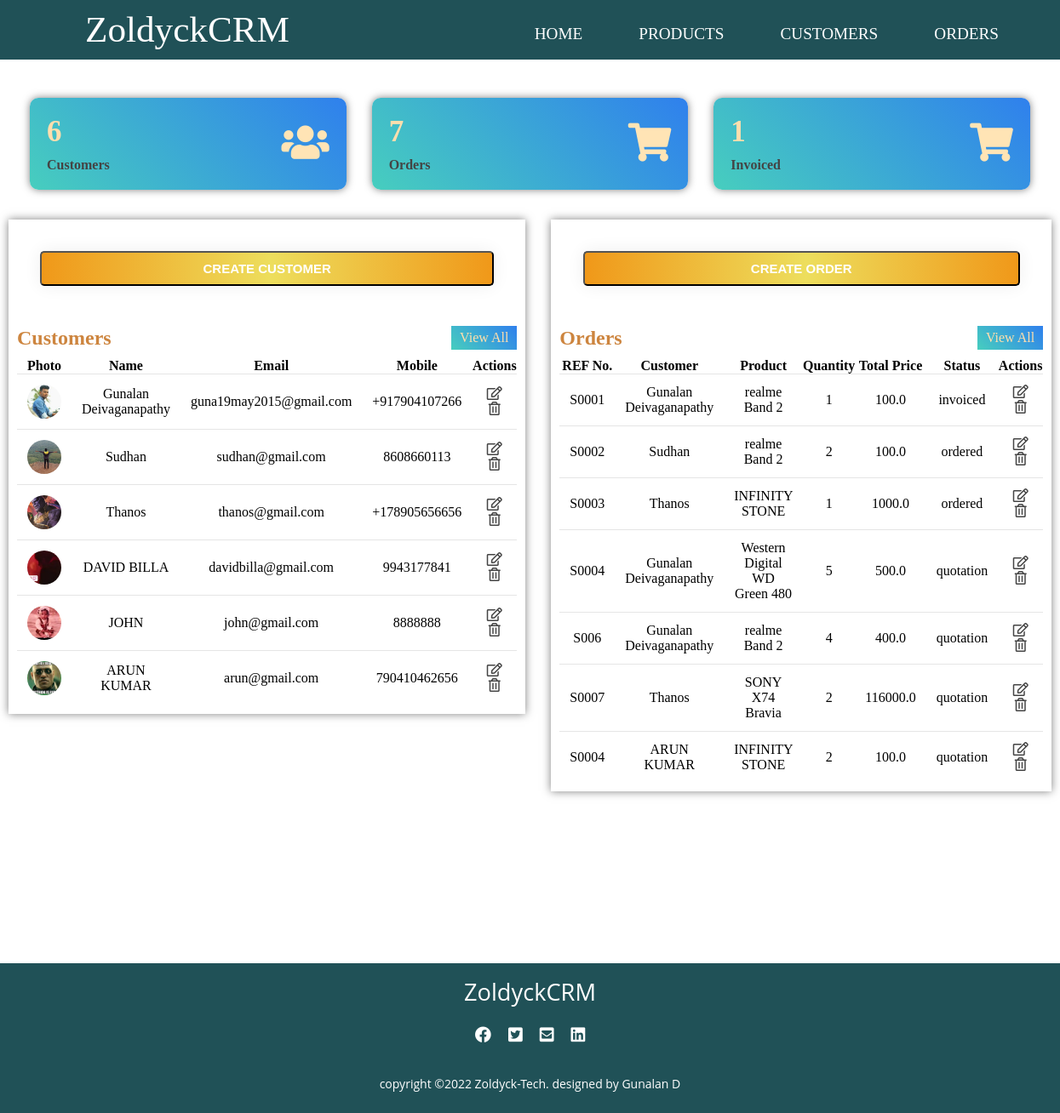
Before: / with the older database file.
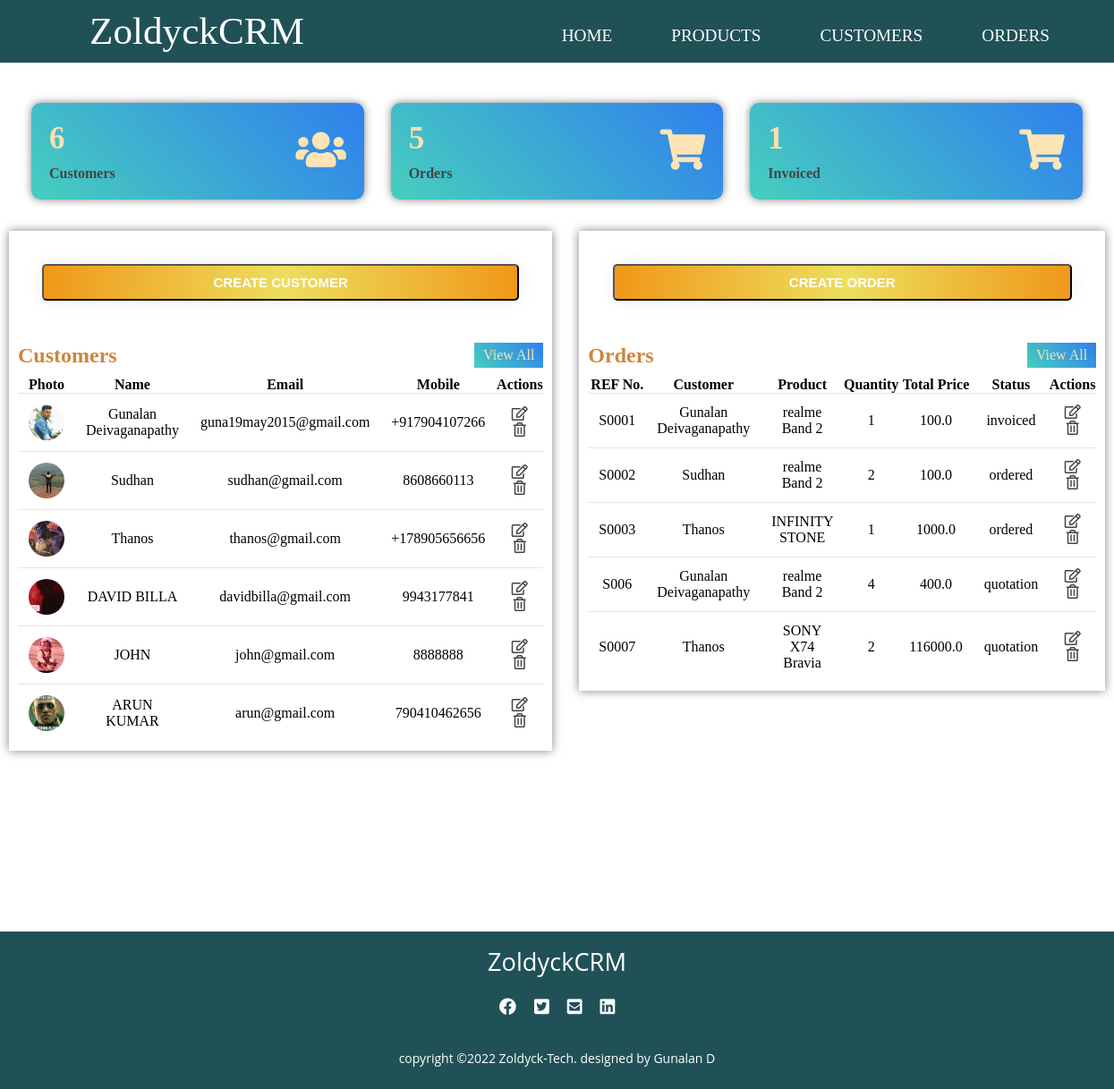
After: the same page with the newer database file.
### accounts/models.py (models this page shows, shortened)
class Customer(models.Model):
    customer_pic = models.ImageField(upload_to='customer_pics/', blank=True)
    customer_name = models.CharField(max_length=50, null= True)
    customer_email = models.CharField(max_length=200 , null= True)
    customer_mobile = models.CharField(max_length=50 , null= True)
    date_created = models.DateTimeField(auto_now_add=True , null= True)
    def __str__(self):
        return self.customer_name

class SaleOrder(models.Model):
    STATUS = (
        ('quotation', 'Quotation'),
        ('ordered', 'Ordered'),
        ('pending', 'Pending'),
        ('delivered', 'Delivered'),
        ('cancelled', 'Cancelled'),
        ('invoiced', 'Invoiced'),
    )
    sale_order_referencenumber = models.CharField(max_length=200, null= True)
    sale_order_customer = models.ForeignKey(Customer, on_delete=models.SET_NULL, null= True) # added a realtionship between the two models
    sale_order_product =  models.ForeignKey(Product, on_delete=models.SET_NULL, null= True)
    sale_order_quantity = models.IntegerField(null= True)
    sale_order_total_price = models.FloatField(null= True)
    status = models.CharField(max_length=200, null= True , choices=STATUS, default='quotation')
    sale_order_date = models.DateTimeField(auto_now_add=True , null= True)

class Product(models.Model):
    CATEGORIES = (
        ('service', 'Service'),
        ('stockable', 'Stockable'),
    )
    product_name = models.CharField(max_length=200, null= True)
    product_price = models.FloatField(null= True)
    product_category = models.CharField(max_length=200, null= True , choices=CATEGORIES)
    product_description = models.CharField(max_length=200, null= True)
    date_created = models.DateTimeField(auto_now_add=True , null= True)
    product_tag = models.ManyToManyField(ProductTag ,blank=True, null=True)
    def __str__(self):
        return self.product_name

### accounts/views.py (the view)
# urls.py: path('',views.home, name='home'),
def home(request):
    orders = SaleOrder.objects.all()
    customers = Customer.objects.all()
    total_orders = orders.count()
    total_customers = customers.count()
    invoiced = SaleOrder.objects.filter(status='invoiced').count()
    context = {
        'orders': orders,
        'customers': customers,
        'total_orders': total_orders,
        'total_customers': total_customers,
        'invoiced': invoiced
    }
    return render(request, 'accounts/home.html',context)

### accounts/templates/accounts/home.html (shortened to what the changed rows need)
{% extends 'accounts/layout.html'%}
{% block content %}
<section>
    <div class="main">
        <div class="cards">
            <div class="card">
                <div class="card-content">
                    <div class="number">{{total_orders}}</div>
                    <div class="card-name">Orders</div>
                </div>
            </div>
        </div>
        <div class="tables">
            <div class="latest-customers">
                <div class="heading">
                    <h2>Customers</h2>
                </div>
                <table class="customers">
                    <thead>
                        <tr>
                            <th>Photo</th>
                            <th>Name</th>
                            <th>Email</th>
                            <th>Mobile</th>
                            <th>Actions</th>
                        </tr>
                    </thead>
                    <tbody>
                        {% for cus in customers %}
                        <tr>
                            <td>
                                <div class="img-box-small">
                                    {% if cus.customer_pic %}
                                    <img src="{{ cus.customer_pic.url }}">
                                    {% endif %}
                                </div>
                            </td>
                            <td>{{ cus.customer_name }}</td>
                            <td>{{ cus.customer_email }}</td>
                            <td>{{ cus.customer_mobile }}</td>
                            <td>
                                <a href="{% url 'customer' cus.id %}"><i class="far fa-edit"></i></a>
                                <i class="far fa-trash-alt"></i>
                            </td>
                        </tr>
                        {% endfor %}
                    </tbody>
                </table>
            </div>
            <div class="latest-orders">
                <div class="heading">
                    <h2>Orders</h2>
                </div>
                <table class="orders">
                    <thead>
                        <tr>
                            <th>REF No.</th>
                            <th>Customer</th>
                            <th>Product</th>
                            <th>Quantity</th>
                            <th>Total Price</th>
                            <th>Status</th>
                            <th>Actions</th>
                        </tr>
                    </thead>
                    <tbody>
                        {% for ord in orders %}
                        <tr>
                             <td>{{ ord.sale_order_referencenumber  }}</td>
                             <td>{{ ord.sale_order_customer }}</td>
                             <td>{{ ord.sale_order_product  }}</td>
                             <td>{{ ord.sale_order_quantity }}</td>
                             <td>{{ ord.sale_order_total_price  }}</td>
                             <td>{{ ord.status  }}</td>
                            <td>
                                <a href="{% url 'update_order' ord.id %}"><i class="far fa-edit"></i></a>
                                <a href="{% url 'delete_order' ord.id %}"><i class="far fa-trash-alt"></i></a>
                            </td>
                        </tr>
                        {% endfor %}
                    </tbody>
                </table>
            </div>
        </div>
    </div>
</section>
{% endblock %}

Changed rows visible on the page:
removed SaleOrder: sale_order_referencenumber "S0004", sale_order_customer "Gunalan Deivaganapathy", sale_order_product "Western Digital WD Green 480", sale_order_quantity "5", sale_order_total_price "500.0", status "quotation"
removed SaleOrder: sale_order_referencenumber "S0004", sale_order_customer "ARUN KUMAR", sale_order_product "INFINITY STONE", sale_order_quantity "2", sale_order_total_price "100.0", status "quotation"
Other visible differences:
{{ total_orders }}: "7" → "5"
